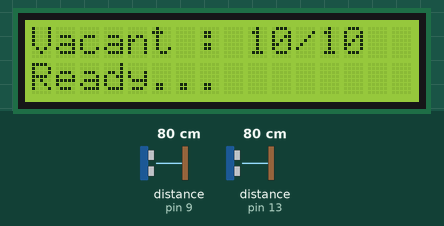
Bench run of a sketch on a simulated Arduino Uno, built with avr-gcc and run on an emulated ATmega328P. Shown: 16×2 character LCD. Wiring (inferred from the names in the program): 2 × ultrasonic range finder: trigger pin 8, echo pin 9 / trigger pin 12, echo pin 13. The inputs (shaded band) are chosen by the test bench; at power-on: distance to the obstacle (sensors on pin 9, pin 13) 80 cm. The echo pulse lasts 58.3 µs per cm.

Above: at 1.2 s.
1.3 s: distance to the obstacle (sensor on pin 9) set to 2 cm
At 1.8 s:
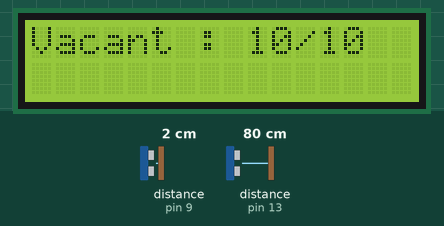
4.3 s: distance to the obstacle (sensor on pin 9) set to 18 cm
6.0 s: distance to the obstacle (sensor on pin 9) set to 4 cm
9.0 s: distance to the obstacle (sensor on pin 9) set to 35 cm
Timing chart, 0 to 11.6 s (numbered marks = the images above; inputs shaded):
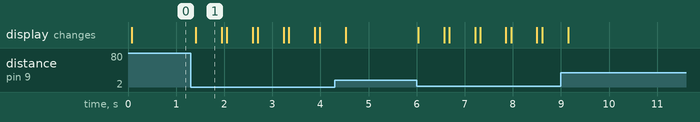

The sketch:

Smart_parking_system.ino
```cpp
#include <LiquidCrystal.h>

int trig_out = 12, ech_out= 13, trig_in = 8, ech_in = 9;
int d4 = 4,d5 = 5,d6 = 6,d7 = 7,rs = 2,en = 3;
LiquidCrystal lcd(rs, en, d4, d5, d6, d7);
bool out = false, in = false, c_chg = true ;
int count = 0, tr = 10, total = 10, wait = 0, wait_tr = 5;


void setup() {
  // put your setup code here, to run once:
  lcd.begin(16,2);
  pinMode(trig_out, OUTPUT);
  pinMode(ech_out, INPUT);
  pinMode(trig_in, OUTPUT);
  pinMode(ech_in, INPUT);
}

void loop() {
  // put your main code here, to run repeatedly:

  //reading from the outer sensor

  digitalWrite(trig_out, LOW);
  delayMicroseconds(2);

  digitalWrite(trig_out, HIGH);
  delayMicroseconds(10);
  digitalWrite(trig_out, LOW);

  double duration = pulseIn(ech_out, HIGH);

  double d_out= duration*0.034/2;

//  lcd.setCursor(0, 0);
//  lcd.print("Distance: ");
//  lcd.print(d_out);

  // reading from the inner sensor

  digitalWrite(trig_in, LOW);
  delayMicroseconds(2);

  digitalWrite(trig_in, HIGH);
  delayMicroseconds(10);
  digitalWrite(trig_in, LOW);

  duration = pulseIn(ech_in, HIGH);

  double d_in= duration*0.034/2;

//  lcd.setCursor(0, 1);
//  lcd.print("Distance: ");
//  lcd.print(d_in);

  // check whether if anything moves out or in

  if(d_out < tr)
  {
    if(!out && !in)
    {
      out = true;
      wait = 0;       // waits for some time to get second input
    }
    else if(!out && in)
    {
      count--;
      in = false;
      c_chg = true;   // check if count changes
    }
  }
  else if(d_in < tr)
  {
    if(!out && !in)
    {
      in = true;
      wait = 0;
    }
    else if(out && !in)
    {
      count++;
      out = false;
      c_chg = true;
    }
  }

  if(count < 0) count = 0;        // if empty garage performs out
  else if(count > total) count = total;

  if(c_chg)                 // display changes if count changes
  {
    lcd.clear();
    if(count >= total)
    {
      lcd.setCursor(0, 0);
      lcd.print("Garage is full!!");
      lcd.setCursor(0, 1);
      lcd.print("No new car entry");
    }
    else
    {
      lcd.setCursor(0, 0);
      lcd.print("Vacant : ");
      lcd.print(total - count);
      lcd.print("/");
      lcd.print(total);
    }

    c_chg = false;
  }

//  lcd.setCursor(15,0);
//  lcd.print(out);
//  lcd.setCursor(15,1);
//  lcd.print(in);

  if(in || out)             // configuring the wait
  {
    wait++;
    if(count<total)
    {
      lcd.setCursor(0, 1);
      lcd.print("        ");
    }
  }

  if(wait > wait_tr)    // resetting the signals after wait
  {
    in = false;
    out = false;
    wait = 0;
  }

  if(!in && !out && count<total)  // the garage is ready for
  {                               // operations
    lcd.setCursor(0, 1);
    lcd.print("Ready...");
  }

  delay(100);
}
```

Measured:
- after the input at 1.3 s, the display: changes after 0.11 s (image 1)
- what the display in image 1 shows lasts 0.5 s, from 1.4 s to 1.9 s
